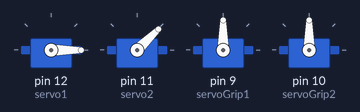
Recording of a sketch running on a simulated Arduino Uno, built with avr-gcc and run on an emulated ATmega328P. Shown: 4 × servo.

Above: at 4.1 s.
At 9.6 s:
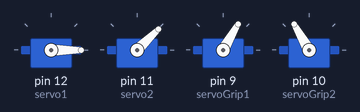
At 15.6 s:
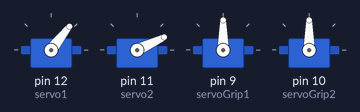
At 20.6 s:
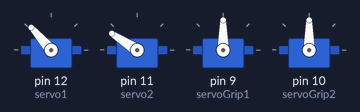
At 23.5 s:
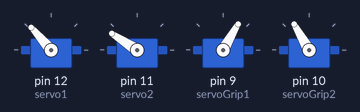
At 35.3 s:
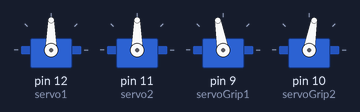
Timing chart, 0 to 36.8 s (numbered marks = the images above):
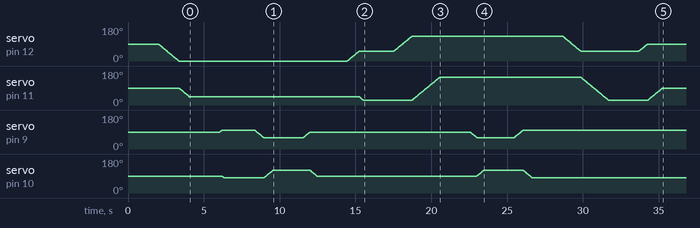

The sketch:

sketch_dec16e.ino
```cpp
#include <Servo.h>
#include <math.h>

Servo servo1;  // create servo object to control a servo
Servo servo2;  // create servo object to control a servo
// Servo servoBase; // create servo object to control the base
Servo servoGrip1; // create servo for left hand
Servo servoGrip2; // create servo for right hand

// Function to calculate theta1 and theta2
void calculate_theta(float x, float y, float l1, float l2, float &theta1, float &theta2) {
  // Check if the point is within the robot's workspace
  float d = sqrt(pow(x, 2) + pow(y, 2));
  if (d > l1 + l2 || d < abs(l1 - l2)) {
    Serial.println("The point is outside the robot's workspace.");
    return;
  }

  // Calculate theta2
  float numerator = pow(x, 2) + pow(y, 2) - pow(l1, 2) - pow(l2, 2);
  float denominator = 2 * l1 * l2;
  float cos_theta2 = numerator / denominator;

  // Check if cos_theta2 is within the valid range
  if (cos_theta2 < -1 || cos_theta2 > 1) {
    Serial.println("Invalid value for cos(theta2).");
    return;
  }

  theta2 = acos(cos_theta2);

  // Calculate theta1
  theta1 = atan2(y, x) - atan2((l2 * sin(theta2)), (l1 + l2 * cos(theta2)));
}

// Function to gradually move a servo from current position to target position
void moveServoGradually(Servo &servo, int targetPos) {
  int currentPos = servo.read(); // Get the current position of the servo
  while (currentPos != targetPos) {
    // Move in steps of 1 degree
    if (currentPos < targetPos) currentPos++;
    else currentPos--;

    servo.write(currentPos); // Move the servo to the new position
    delay(15); // Short delay to slow down the movement
  }
}

// void rotateBase(int fromAngle, int toAngle) {
//   if (fromAngle < toAngle) { // For rotation from a lower angle to a higher angle
//     for (int angle = fromAngle; angle <= toAngle; angle++) {
//       servoBase.write(angle);
//       delay(15); // Adjust for a smoother rotation
//     }
//   } else { // For rotation from a higher angle to a lower angle
//     for (int angle = fromAngle; angle >= toAngle; angle--) {
//       servoBase.write(angle);
//       delay(15); // Adjust for a smoother rotation
//     }
//   }
// }


void setup() {
  // Initialize Serial for debugging
  Serial.begin(9600);

  // Attach the servos to the pins
  servo1.attach(12);  // attaches the servo on pin 9
  servo2.attach(11);  // attaches the servo on pin 10
  // servoBase.attach(6);
  servoGrip1.attach(9);
  servoGrip2.attach(10);

  // Variables for the lengths of the links
  float l1 = 18.30, l2 = 13.80;

  // Variables for the angles
  float theta1, theta2;

  // Set the initial servo positions to 90 degrees
  moveServoGradually(servo1, 90);
  moveServoGradually(servo2, 90);
  delay(2000);  // Wait for 2 seconds

  // Move the arm to pick up the object at (20, 20)
  calculate_theta(28.0, 10.0, l1, l2, theta1, theta2);
  moveServoGradually(servo1, (int) (theta1 * 180.0 / PI));
  moveServoGradually(servo2, (int) (theta2 * 180.0 / PI));

  delay(2000);  // Wait for 2 seconds

  //Create the end effector fun
   moveServoGradually(servoGrip1, 100);
  moveServoGradually(servoGrip2, 80);
  delay(2000);
  moveServoGradually(servoGrip1, 60);
  moveServoGradually(servoGrip2, 120);
  delay(2000);

  moveServoGradually(servoGrip1, 90);
  moveServoGradually(servoGrip2, 90);
  delay(2000);

  // Move the arm to drop the object at (14, 28)
  calculate_theta(14.0, 28.0, l1, l2, theta1, theta2);
  moveServoGradually(servo1, (int) (theta1 * 180.0 / PI));
  moveServoGradually(servo2, (int) (theta2 * 180.0 / PI));

  delay(2000);  // Wait for 2 seconds

    // Attach your servo to the appropriate pin
  // moveServoGradually(servoBase, 90);
  // delay(3000);
  // rotateBase(90, 180);
  // delay(3000);

// Move the arm to pick up the object at (20, 20)
  calculate_theta(-10.0, 0.0, l1, l2, theta1, theta2);
  moveServoGradually(servo1, (int) (theta1 * 180.0 / PI));
  moveServoGradually(servo2, (int) (theta2 * 180.0 / PI));

  delay(2000);  // Wait for 2 seconds

  moveServoGradually(servoGrip1, 60);
  moveServoGradually(servoGrip2, 120);
  delay(2000);

  moveServoGradually(servoGrip1, 100);
  moveServoGradually(servoGrip2, 80);
  delay(2000);

  // Move the arm to drop the object at (14, 28)
  calculate_theta(14.0, 28.0, l1, l2, theta1, theta2);
  moveServoGradually(servo1, (int) (theta1 * 180.0 / PI));
  moveServoGradually(servo2, (int) (theta2 * 180.0 / PI));

  delay(2000);  // Wait for 2 seconds

  // moveServoGradually(servoBase, 90);
  // delay(3000);

  // Return the arm to the initial position
  moveServoGradually(servo1, 90);
  moveServoGradually(servo2, 90);
}

void loop() {
  // The loop function is intentionally left empty
}
```
